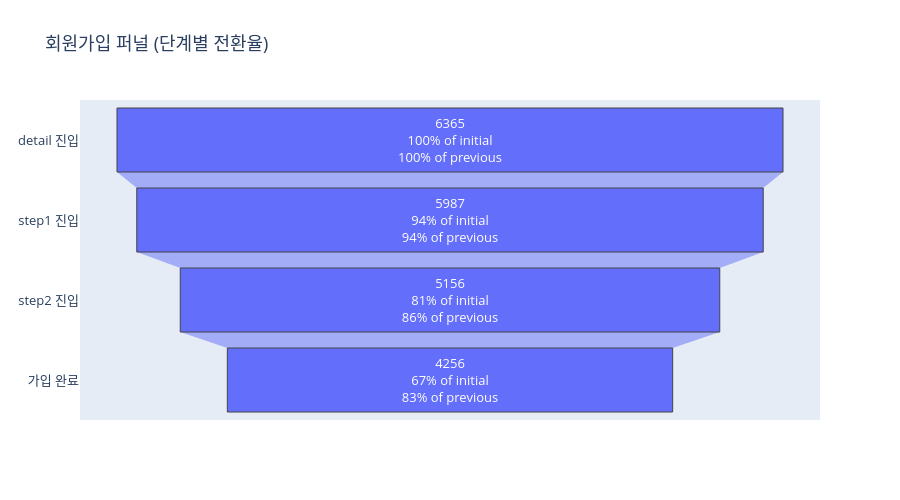

The cell this chart's notebook holds for it:
### Code cell
# =========================
# 5.1 가입 퍼널 시각화
# =========================

fig = go.Figure(go.Funnel(
    y=signup_funnel["stage"],
    x=signup_funnel["user_count"],
    textinfo="value+percent initial+percent previous",
    marker={"line": {"width": 1}}
))
fig.update_layout(title="회원가입 퍼널 (단계별 전환율)", height=500, font=dict(size=13))
fig.show()

### Figure 1 — Plotly figure (JSON) as saved in the notebook; plotly's stock layout.template omitted (floating-point values rounded to 4 significant figures)
{"data": [{"marker": {"line": {"width": 1}}, "textinfo": "value+percent initial+percent previous", "type": "funnel", "x": [6365, 5987, 5156, 4256], "y": ["detail 진입", "step1 진입", "step2 진입", "가입 완료"]}], "layout": {"font": {"size": 13}, "height": 500, "title": {"text": "회원가입 퍼널 (단계별 전환율)"}}}
